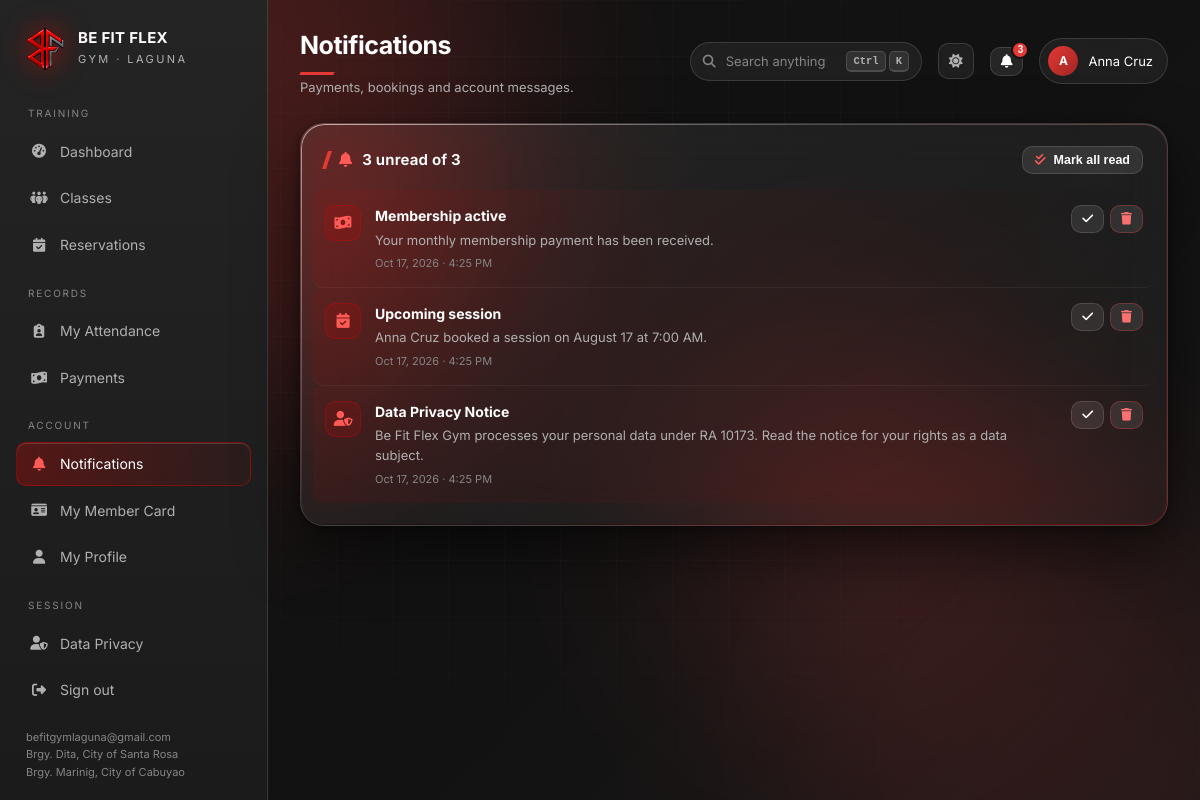
Screenshot of /member/notifications.php (signed in) with the database file from the repository.
### tables this page shows
CREATE TABLE notifications (
    notification_id INT PRIMARY KEY AUTO_INCREMENT,
    user_id INT NOT NULL,
    notification_type VARCHAR(50) NOT NULL,
    notification_title VARCHAR(255) NOT NULL,
    notification_message LONGTEXT NOT NULL,
    notification_icon VARCHAR(50) DEFAULT 'bell',
    icon_color VARCHAR(20) DEFAULT 'primary',
    image_path VARCHAR(500) NULL,
    video_path VARCHAR(500) NULL,
    related_entity_type VARCHAR(50), related_entity_id VARCHAR(50),
    action_url VARCHAR(500),
    is_read TINYINT DEFAULT 0, read_at DATETIME NULL,
    email_sent TINYINT DEFAULT 0, email_sent_at DATETIME NULL,
    priority ENUM('low','normal','high','urgent') DEFAULT 'normal',
    created_at TIMESTAMP DEFAULT CURRENT_TIMESTAMP,
    expires_at DATETIME NULL,
    FOREIGN KEY (user_id) REFERENCES users(user_id) ON DELETE CASCADE,
    INDEX idx_user_read (user_id, is_read), INDEX idx_created_at (created_at)
);

### member/notifications.php (called while the page is built, shortened)
<?php
require __DIR__ . '/../includes/auth.php';
$u = require_role('member');
require __DIR__ . '/../includes/notifications-page.php';

### includes/auth.php (called while the page is built, shortened)
<?php
require_once __DIR__ . '/../config/db.php';
require_once __DIR__ . '/helpers.php';
function current_user(): ?array
{
    $type = $_SESSION['user_type'] ?? '';
    return [
        'id'    => (int) $_SESSION['user_id'],
        'name'  => $_SESSION['name'] ?? '',
        'email' => $_SESSION['email'] ?? '',
        'type'  => $type,
    ];
}
function require_role(string ...$allowed): array
{
    $u = current_user();
    return $u;
}

### config/db.php (called while the page is built, shortened)
<?php
function db(): PDO
{
    static $pdo = null;
    if ($pdo instanceof PDO) {
        return $pdo;
    }
    $dsn = sprintf('mysql:host=%s;port=%s;dbname=%s;charset=utf8mb4', DB['host'], DB['port'], DB['name']);
    try {
        $pdo = new PDO($dsn, DB['user'], DB['pass'], [
            PDO::ATTR_ERRMODE            => PDO::ERRMODE_EXCEPTION,
            PDO::ATTR_DEFAULT_FETCH_MODE => PDO::FETCH_ASSOC,
            PDO::ATTR_EMULATE_PREPARES   => false,
        ]);
    } catch (PDOException $e) {
        http_response_code(500);
        error_log('Database connection failed: ' . $e->getMessage());
        echo '<!doctype html><meta charset="utf-8">'
           . '<div style="font:16px system-ui;background:#0a0a0a;color:#eee;padding:40px;height:100vh">'
           . '<h1 style="color:#E10600">Database connection failed</h1>'
           . '<p>MySQL is not reachable, the database has not been imported, or its environment variables are incorrect.</p>'
           . '<p>Check the database service and application logs, then verify the MYSQLHOST, MYSQLPORT, MYSQLDATABASE, MYSQLUSER, and MYSQLPASSWORD settings.</p></div>';
        exit;
    }
    return $pdo;
}

### includes/helpers.php (called while the page is built, shortened)
<?php
function e(mixed $v): string
{
    return htmlspecialchars((string) $v, ENT_QUOTES, 'UTF-8');
}
function dt(?string $v, string $fmt = 'M j, Y'): string
{
    $ts = strtotime($v);
    return $ts ? date($fmt, $ts) : '—';
}
function unread_count(int $userId): int
{
    $s = db()->prepare('SELECT COUNT(*) FROM notifications WHERE user_id = ? AND is_read = 0');
    $s->execute([$userId]);
    return (int) $s->fetchColumn();
}
function stmt(string $sql): PDOStatement
{
    static $cache = [];
    return $cache[$sql] ??= db()->prepare($sql);
}
function rows(string $sql, array $args = []): array
{
    $s = stmt($sql);
    $s->execute($args);
    $r = $s->fetchAll();
    return $r;
}

### includes/notifications-page.php (the view, shortened to what this page needs)
<?php
$notes = rows(
    'SELECT * FROM notifications WHERE user_id = ? ORDER BY is_read, created_at DESC LIMIT 60',
    [$u['id']]
);
include __DIR__ . '/../includes/header.php';
?>
<div class="panel glass">
  <h2><i class="fa-solid fa-bell"></i> <?= $unread ?> unread of <?= count($notes) ?>
    <?php if ($unread): ?>
    <form method="post" style="display:inline">
      <button class="btn sm"><i class="fa-solid fa-check-double"></i> Mark all read</button>
    </form>
    <?php endif; ?>
  </h2>
  <?php if (!$notes): ?>
    <div class="empty"><i class="fa-solid fa-bell-slash"></i>Nothing here yet.</div>
  <?php else: ?>
    <?php foreach ($notes as $n): ?>
      <div class="notif <?= $n['is_read'] ? '' : 'unread' ?>" id="notification-<?= (int) $n['notification_id'] ?>">
        <div class="dot"><i class="fa-solid fa-<?= e($n['notification_icon'] ?: 'bell') ?>"></i></div>
        <div class="body" style="flex:1">
          <b><?= e($n['notification_title']) ?>
          </b>
          <p><?= e($n['notification_message']) ?></p>
          <div class="when"><?= dt($n['created_at'], 'M j, Y · g:i A') ?></div>
        </div>
        <div style="display:flex;gap:6px;align-items:flex-start">
          <?php if (!$n['is_read']): ?>
            <form method="post">
              <button class="btn sm icon" title="Mark read"><i class="fa-solid fa-check"></i></button>
            </form>
          <?php endif; ?>
          <form method="post">
            <button class="btn sm icon danger" title="Delete"><i class="fa-solid fa-trash"></i></button>
          </form>
        </div>
      </div>
    <?php endforeach; ?>
  <?php endif; ?>
</div>
<?php include __DIR__ . '/../includes/footer.php'; ?>

### assets/css/glass.css (style rules this page uses)
:root { --red: #E53935; --red-hot: #FF5A56; --red-deep: #9F2522; --ink: #121212; --ink-2: #1F1F1F; --glass: rgba(255,255,255,.055); --glass-2: rgba(255,255,255,.085); --stroke: rgba(255,255,255,.13); --stroke-hot: rgba(225,6,0,.45); --text: #FFFFFF; --muted: #B0B0B0; --dim: #858585; --ok: #22C55E; --warn: #F59E0B; --bad: #EF4444; --info: #38BDF8; --r-lg: 24px; --r-md: 16px; --r-sm: 10px; --blur: saturate(180%) blur(22px); --shadow: 0 24px 60px rgba(0,0,0,.55), 0 2px 8px rgba(0,0,0,.4); --edge: inset 0 1px 0 rgba(255,255,255,.20), inset 0 -1px 0 rgba(0,0,0,.35); }
* { box-sizing: border-box; margin: 0; padding: 0; }
html { scroll-behavior: smooth; }
body { min-height: 100vh; background: var(--ink); color: var(--text); font: 15px/1.55 "Inter", -apple-system, BlinkMacSystemFont, "Segoe UI", Roboto, Arial, sans-serif; -webkit-font-smoothing: antialiased; overflow-x: hidden; }
body::before { content: ""; position: fixed; inset: 0; z-index: -1; pointer-events: none; background: linear-gradient(135deg, rgba(229,57,53,.06), transparent 34%), linear-gradient(315deg, rgba(255,255,255,.025), transparent 42%); }
.glass { position: relative; background: linear-gradient(150deg, var(--glass-2), var(--glass) 45%, rgba(255,255,255,.03)); backdrop-filter: var(--blur); -webkit-backdrop-filter: var(--blur); border: 1px solid var(--stroke); border-radius: var(--r-lg); box-shadow: var(--shadow), var(--edge); }
.glass::before { content: ""; position: absolute; inset: 0; border-radius: inherit; padding: 1px; background: linear-gradient(140deg, rgba(255,255,255,.55), rgba(255,255,255,0) 38%, rgba(225,6,0,.35) 100%); -webkit-mask: linear-gradient(#000 0 0) content-box, linear-gradient(#000 0 0); -webkit-mask-composite: xor; mask-composite: exclude; pointer-events: none; }
.panel { padding: 22px 24px; margin-bottom: 18px; }
.panel > h2 { font-size: 15px; font-weight: 650; letter-spacing: .01em; display: flex; align-items: center; gap: 10px; margin-bottom: 16px; }
.panel > h2::before { content: ""; width: 4px; height: 18px; background: var(--red); transform: skewX(-18deg); flex: 0 0 auto; }
.panel > h2 i { color: var(--red-hot); }
.btn { display: inline-flex; align-items: center; gap: 8px; padding: 9px 18px; border-radius: var(--r-sm); border: 1px solid var(--stroke); background: var(--glass-2); color: var(--text); font-size: 13.5px; font-weight: 550; cursor: pointer; text-decoration: none; backdrop-filter: var(--blur); -webkit-backdrop-filter: var(--blur); transition: all .2s; }
.btn.sm { padding: 6px 12px; font-size: 12.5px; }
.btn.icon { padding: 7px 10px; }
.btn.danger { color: #F87171; border-color: rgba(239,68,68,.32); }
.notif { display: flex; gap: 14px; padding: 15px 0; border-bottom: 1px solid rgba(255,255,255,.055); }
.notif:last-child { border-bottom: 0; }
.notif .dot { width: 36px; height: 36px; border-radius: 11px; display: grid; place-items: center; flex-shrink: 0; background: rgba(225,6,0,.14); border: 1px solid rgba(225,6,0,.3); color: var(--red-hot); }
.notif.unread { background: linear-gradient(90deg, rgba(225,6,0,.07), transparent); margin: 0 -12px; padding: 15px 12px; border-radius: var(--r-sm); }
.notif .body b { display: block; font-size: 14px; margin-bottom: 3px; }
.notif .body p { font-size: 13px; color: var(--muted); }
.notif .body .when { font-size: 11px; color: var(--dim); margin-top: 5px; }

### assets/css/ui.css (style rules this page uses)
:root { --row-y: 13px; --panel-p: 22px; }
.panel { padding: var(--panel-p) calc(var(--panel-p) + 2px); }

### rows the page displays
notifications: notification_title "Membership active", notification_message "Your monthly membership payment has been received.", created_at "Oct 17, 2026 · 4:25 PM"
notifications: notification_title "Upcoming session", notification_message "Anna Cruz booked a session on August 17 at 7:00 AM.", created_at "Oct 17, 2026 · 4:25 PM"
notifications: notification_title "Data Privacy Notice", notification_message "Be Fit Flex Gym processes your personal data under RA 10173. Read the notice for your rights as a data subject.", created_at "Oct 17, 2026 · 4:25 PM"

### other values shown
$group "TRAINING"
$label "Dashboard"
$label "Classes"
$label "Reservations"
$group "RECORDS"
$label "My Attendance"
$label "Payments"
$group "ACCOUNT"
$label "Notifications"
$label "My Member Card"
$label "My Profile"
APP_EMAIL "befitgymlaguna@gmail.com"
$br "Brgy. Dita, City of Santa Rosa"
$br "Brgy. Marinig, City of Cabuyao"
$title "Notifications"
